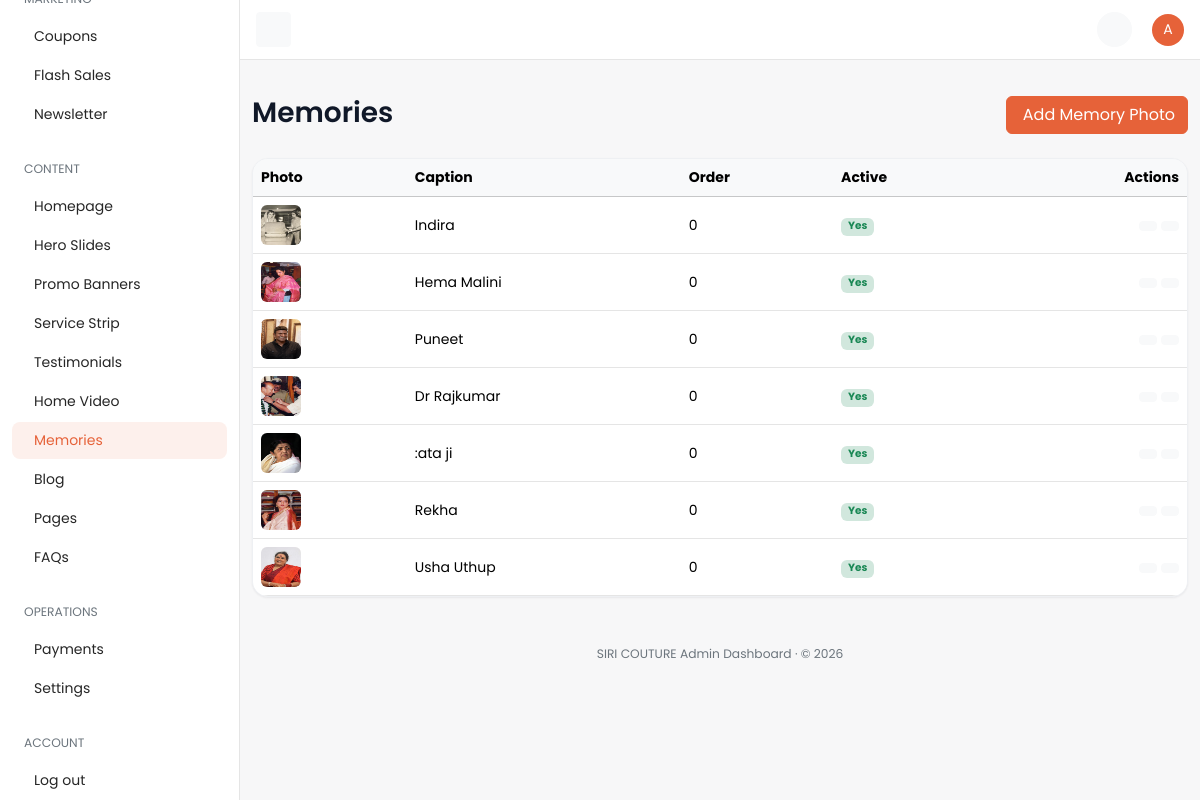
Page /dashboard/memoryphoto/ (signed in) on the committed database.
### cms/models.py (models this page shows, shortened)
class MemoryPhoto(TimeStampedModel):
    image = models.ImageField(
        upload_to="cms/memories/",
        verbose_name="Photo",
        help_text="Portrait photo works best (about 4:5, at least 600px wide). Resize very large photos before uploading.",
    )
    caption = models.CharField(
        max_length=100,
        blank=True,
        verbose_name="Caption",
        help_text="Optional short text shown over the photo (e.g. a name).",
    )
    display_order = models.PositiveIntegerField(
        default=0, db_index=True, verbose_name="Display order"
    )
    is_active = models.BooleanField(default=True, db_index=True, verbose_name="Is active")
    class Meta:
        ordering = ["display_order", "id"]
        verbose_name = "Memory photo"
        verbose_name_plural = "Memory photos"
        indexes = [
            models.Index(fields=["is_active", "display_order"], name="cms_memory_active_order_idx"),
        ]

### core/models.py (models this page shows, shortened)
class TimeStampedModel(models.Model):
    created_at = models.DateTimeField(
        auto_now_add=True,
        db_index=True,
        verbose_name="Created at",
        help_text="Timestamp when this record was first created.",
    )
    updated_at = models.DateTimeField(
        auto_now=True,
        db_index=True,
        verbose_name="Updated at",
        help_text="Timestamp when this record was last modified.",
    )
    class Meta:
        abstract = True

class SiteSettings(TimeStampedModel):
    site_name = models.CharField(max_length=120, default="SIRI COUTURE")
    logo = models.ImageField(upload_to="site/", blank=True, null=True, verbose_name="Logo")
    primary_color = models.CharField(max_length=7, default="#0369A1")
    secondary_color = models.CharField(max_length=7, default="#0B1220")
    font_family = models.CharField(max_length=120, default="Inter, sans-serif")
    facebook_url = models.URLField(blank=True)
    instagram_url = models.URLField(blank=True)
    twitter_url = models.URLField(blank=True)
    whatsapp_number = models.CharField(max_length=20, blank=True)
    store_address = models.TextField(
        blank=True,
        verbose_name="Store address",
        help_text="Physical store address shown in the footer, contact page, and about page.",
    )
    vendor_email = models.EmailField(
        blank=True,
        verbose_name="Vendor Email",
        help_text="Email address to receive quote requests and contact inquiries.",
    )
    order_notification_email = models.EmailField(
        blank=True,
        verbose_name="Order Notification Email",
        help_text="Email address to notify whenever a new order is placed. Leave blank to disable.",
    )
    default_currency = models.ForeignKey(
        Currency,
        on_delete=models.PROTECT,
        null=True,
        blank=True,
        related_name="+",
    )
    default_language = models.CharField(max_length=5, default="en")
    tax_rate_percent = models.DecimalField(max_digits=5, decimal_places=2, default=0)
    cod_delivery_charge = models.DecimalField(max_digits=10, decimal_places=2, default=50, verbose_name="COD Delivery Charge")
    card_gateway_public_key_env = models.CharField(
        max_length=80,
        default="CARD_GATEWAY_PUBLIC_KEY",
        help_text="Environment variable name for the card gateway public key.",
    )
    qatar_gateway_public_key_env = models.CharField(
        max_length=80,
        default="QATAR_GATEWAY_PUBLIC_KEY",
        blank=True,
    )
    order_email_template_slug = models.CharField(max_length=80, default="order-status")
    whatsapp_template_slug = models.CharField(max_length=80, default="order-whatsapp")
    razorpay_key_id = models.CharField(
        max_length=120,
        blank=True,
        verbose_name="Razorpay Key ID",
        help_text="Razorpay Key ID / Test Key ID for payment processing.",
    )
    razorpay_key_secret = models.CharField(
        max_length=120,
        blank=True,
        verbose_name="Razorpay Key Secret",
        help_text="Razorpay Key Secret / Test Key Secret for payment signature verification.",
    )
    site_tagline = models.CharField(
        max_length=80,
        blank=True,
        verbose_name="Tagline",
        help_text="Short line shown under the logo in the header (e.g. the brand strapline). Leave blank to hide.",
    )
    announcement_messages = models.TextField(
        blank=True,
        verbose_name="Announcement bar messages",
        help_text=(
            "One message per line, shown in the bar at the top of the storefront. Optionally start a line with an "
            "icon name and a colon, e.g. 'truck: Your text'. Icons: truck, shield, globe, star, headset, return, "
            "card, gift, heart, leaf, weave. Leave blank to hide the bar."
        ),
    )
    delivery_integration_enabled = models.BooleanField(
        default=True,
        verbose_name="Delivery Integration",
        help_text=(
            "ON: courier (Delhivery) shipments, tracking and webhooks work as usual. "
            "OFF: all courier UI is hidden and shipment status is updated manually from the dashboard."
        ),
    )
    featured_label = models.CharField(
        max_length=40,
        default="Featured",
        verbose_name="Featured label",
        help_text="Display text for featured products — badge, filter, homepage section, and nav all use this.",
    )
    bestseller_label = models.CharField(
        max_length=40,
        default="Bestseller",
        verbose_name="Bestseller label",
        help_text="Display text for bestseller products — badge, filter, homepage section, and nav all use this.",
    )
    new_arrival_label = models.CharField(
        max_length=40,
        default="New Arrivals",
        verbose_name="New arrivals label",
        help_text="Display text for new arrival products — badge, filter, homepage section, and nav all use this.",
    )
    brands_enabled = models.BooleanField(default=False, verbose_name="Brands")
    subscriptions_enabled = models.BooleanField(default=False, verbose_name="Subscriptions")
    rentals_enabled = models.BooleanField(default=False, verbose_name="Rentals")
    gift_builder_enabled = models.BooleanField(default=False, verbose_name="Gift builder")
    newsletter_enabled = models.BooleanField(default=True, verbose_name="Newsletter")
    class Meta:
        verbose_name = "Site settings"
        verbose_name_plural = "Site settings"

### dashboard/views/cms.py (the view)
class MemoryPhotoListView(DashboardListView):
    model = MemoryPhoto
    nav_section = "memories"
    url_basename = "memoryphoto"
    singular_name = "Memory Photo"
    plural_name = "Memories"
    columns = [
        {"label": "Photo", "name": "image", "type": "image"},
        {"label": "Caption", "name": "caption"},
        {"label": "Order", "name": "display_order"},
        {"label": "Active", "name": "is_active", "type": "bool"},
    ]

### cart/selectors.py (called while the page is built, shortened)
def get_cart_for_request(*, request: HttpRequest) -> Optional[Cart]:
    if hasattr(request, _CART_CACHE_ATTR):
        return getattr(request, _CART_CACHE_ATTR)
    if not request.session.session_key:
        request.session.create()
    session_key = request.session.session_key
    cart = None
    if request.user.is_authenticated and hasattr(request.user, "customer_profile"):
        cart = (
            Cart.objects.filter(customer_profile=request.user.customer_profile)
            .select_related("currency")
            .first()
        )
    if cart is None and session_key:
        cart = (
            Cart.objects.filter(session_key=session_key)
            .select_related("currency")
            .first()
        )
    setattr(request, _CART_CACHE_ATTR, cart)
    return cart

def get_cart_item_count(*, cart: Cart | None) -> int:
    if cart is None:
        return 0
    total = CartItem.objects.filter(cart=cart).aggregate(total=Sum("quantity"))["total"]
    return int(total or 0)

def get_cart_count(*, request: HttpRequest) -> int:
    cart = get_cart_for_request(request=request)
    return get_cart_item_count(cart=cart)

def get_cart_item_keys(*, request: HttpRequest) -> set[str]:
    cart = get_cart_for_request(request=request)
    if not cart:
        return set()
    return {f"{pid}_{vid}" if vid else f"{pid}" for pid, vid in CartItem.objects.filter(cart=cart).values_list("product_id", "variant_id")}

def _wishlist_items_qs(*, request: HttpRequest):
    from accounts.models import WishlistItem
    if request.user.is_authenticated and hasattr(request.user, "customer_profile"):
        return WishlistItem.objects.filter(
            wishlist__customer_profile=request.user.customer_profile
        )

def get_wishlist_count(*, request: HttpRequest) -> int:
    return _wishlist_items_qs(request=request).count()

def get_wishlist_product_ids(*, request: HttpRequest) -> set[int]:
    return set(_wishlist_items_qs(request=request).values_list("product_id", flat=True))

### catalog/selectors.py (called while the page is built)
def get_active_collections() -> list:
    return list(Collection.objects.filter(is_active=True).order_by("display_order", "name"))

### core/selectors.py (called while the page is built)
def get_default_currency() -> Optional[Currency]:
    cached = cache.get(DEFAULT_CURRENCY_CACHE_KEY)
    if cached is not None:
        return cached
    currency = Currency.objects.filter(is_default=True).first()
    if currency is not None:
        cache.set(DEFAULT_CURRENCY_CACHE_KEY, currency, DEFAULT_CURRENCY_TTL)
    return currency

### dashboard/templates/dashboard/crud/list.html (shortened to what this page needs)
{% extends "dashboard/base.html" %}
{% load dashboard_extras static %}
{% block page_title %}{{ plural_name }}{% endblock %}
{% block page_actions %}
  {% if can_create %}
  <a href="{{ create_url }}" class="btn btn-primary">Add {{ singular_name }}</a>
  {% endif %}
{% endblock %}
{% block content %}
<div class="row">
  <div class="col-12">
    <div class="card table-responsive">
      <table class="table mb-0 text-nowrap table-hover align-middle"{% if reorder_url %} data-reorder-url="{{ reorder_url }}" data-csrf="{{ csrf_token }}"{% endif %}>
        <thead class="table-light">
          <tr>
            {% for col in columns %}<th>{{ col.label }}</th>{% endfor %}
            {% if can_view or can_edit or can_delete %}<th class="text-end">Actions</th>{% endif %}
          </tr>
        </thead>
        <tbody>
          {% for obj in objects %}
          <tr{% if reorder_url %} data-reorder-id="{{ obj.pk }}"{% endif %}>
            {% for col in columns %}
            <td>
              {% cell_value obj col as value %}
              {% if col.type == "bool" %}
                {% if value %}<span class="badge bg-success-subtle text-success">Yes</span>
                {% else %}<span class="badge bg-secondary-subtle text-secondary">No</span>{% endif %}
              {% elif col.type == "money" %}
                {{ value|floatformat:2 }}
              {% elif col.type == "image" %}
                {% if value %}<img src="{{ value.url }}" class="avatar avatar-md rounded" alt="" />
                {% else %}<span class="avatar avatar-md avatar-secondary rounded d-inline-flex"><span class="avatar-initials rounded">–</span></span>{% endif %}
              {% elif col.type == "datetime" %}
                {{ value|date:"M d, Y H:i" }}
              {% else %}
                {{ value|default_if_none:"" }}
              {% endif %}
            </td>
            {% endfor %}
            {% if can_view or can_edit or can_delete %}
            <td class="text-end">
              {% if can_edit %}
              <a href="{% row_action_url url_basename 'update' obj.pk %}" class="btn btn-sm btn-light" title="Edit"></a>
              {% endif %}
              {% if can_delete %}
              <a href="{% row_action_url url_basename 'delete' obj.pk %}" class="btn btn-sm btn-light text-danger" title="Delete"></a>
              {% endif %}
            </td>
            {% endif %}
          </tr>
          {% empty %}
          <tr>
            <td colspan="{{ columns|length|add:2 }}" class="text-center text-secondary py-5">
              No {{ plural_name|lower }} found.
            </td>
          </tr>
          {% endfor %}
        </tbody>
      </table>
    </div>
  </div>
</div>
{% endblock %}

### dashboard/templates/dashboard/base.html (shortened to what this page needs)
{% load static %}
<!DOCTYPE html>
<html lang="en">
<head>
  <link href="https://cdn.jsdelivr.net/npm/bootstrap@5.3.3/dist/css/bootstrap.min.css" rel="stylesheet" />
  <link href="https://cdn.jsdelivr.net/npm/@tabler/icons-webfont@3.31.0/dist/tabler-icons.min.css" rel="stylesheet" />
  <link href="{% static 'dashboard/css/dashboard.css' %}" rel="stylesheet" />
</head>
<body>
  {% include "dashboard/partials/_topbar.html" %}
  {% include "dashboard/partials/_sidebar.html" %}
  <main id="content" class="content py-10">
    <div class="container-fluid">
      {% block page_header %}
      <div class="d-flex flex-column flex-md-row justify-content-between align-items-md-center mb-4 gap-2">
        <div>
          <h1 class="fs-3 mb-1">{% block page_title %}Dashboard{% endblock %}</h1>
        </div>
        <div>{% block page_actions %}{% endblock %}</div>
      </div>
      {% endblock %}
      {% block content %}{% endblock %}
      <div class="row">
        <div class="col-12">
          <footer class="text-center py-2 mt-6 text-secondary">
            <p class="mb-0 small">{{ site_settings.site_name }} Admin Dashboard · &copy; {% now "Y" %}</p>
          </footer>
        </div>
      </div>
    </div>
  </main>
</body>
</html>

### dashboard/templates/dashboard/partials/_topbar.html (shortened to what this page needs)
{% load static %}
<nav id="topbar" class="navbar bg-white border-bottom fixed-top topbar px-3">
  <button id="toggleBtn" class="d-none d-lg-inline-flex btn btn-light btn-icon btn-sm" type="button">
  </button>
  <div>
    <ul class="list-unstyled d-flex align-items-center mb-0 gap-1">
      <li>
        <a class="position-relative btn-icon btn-sm btn-light btn rounded-circle" data-bs-toggle="dropdown"
           aria-expanded="false" href="#" role="button">
        </a>
      </li>
      <li class="ms-3 dropdown">
        <a href="#" role="button" data-bs-toggle="dropdown" aria-expanded="false">
          <span class="avatar avatar-sm avatar-primary rounded-circle">
            <span class="avatar-initials rounded-circle">{{ request.user.get_username|slice:":1"|upper }}</span>
          </span>
        </a>
      </li>
    </ul>
  </div>
</nav>

### static/dashboard/css/dashboard.css (style rules this page uses)
:root { --bs-primary: #e66239; --bs-primary-rgb: 230, 98, 57; --bs-primary-text-emphasis: #8a3a22; --bs-primary-bg-subtle: #fbe0d7; --bs-primary-border-subtle: #f5b7a4; --bs-link-color: #404040; --bs-link-color-rgb: 64, 64, 64; --bs-link-hover-color: #e66239; --bs-link-hover-color-rgb: 230, 98, 57; --bs-body-font-family: "Poppins", system-ui, -apple-system, "Segoe UI", Roboto, sans-serif; --bs-body-font-size: 0.875rem; --bs-body-color: #262626; --bs-border-color: #e5e5e5; --bs-tertiary-bg: #f5f5f5; }
body { font-family: var(--bs-body-font-family); background-color: #f7f7f8; }
.btn-primary { --bs-btn-bg: #e66239; --bs-btn-border-color: #e66239; --bs-btn-hover-bg: #cf522c; --bs-btn-hover-border-color: #c34e2a; --bs-btn-active-bg: #c34e2a; --bs-btn-active-border-color: #b84926; --bs-btn-disabled-bg: #e66239; --bs-btn-disabled-border-color: #e66239; }
a { text-decoration: none; }
.card { --bs-card-border-color: #eee; box-shadow: 0 1px 2px rgba(16, 24, 40, 0.05); }
.topbar { height: 60px; margin-left: 240px; }
.content { margin-left: 240px; }
.avatar { position: relative; display: inline-block; width: 3rem; height: 3rem; }
.avatar-sm { width: 2rem; height: 2rem; }
.avatar-md { width: 2.5rem; height: 2.5rem; }
.avatar-initials { display: flex; justify-content: center; align-items: center; width: 100%; height: 100%; pointer-events: none; text-transform: uppercase; }
.avatar-primary .avatar-initials { color: #fff; background-color: #e66239; }
.btn-icon { position: relative; display: inline-flex; flex-shrink: 0; justify-content: center; align-items: center; font-size: 0.93rem; font-weight: 400; width: 2.5rem; height: 2.5rem; padding: 0; }
.btn-icon.btn-sm { font-size: 0.875rem; width: 2.1875rem; height: 2.1875rem; }
.py-10 { padding-top: 6rem !important; padding-bottom: 6rem !important; }
.mt-6 { margin-top: 2.5rem !important; }
:root { --dash-ink: #101828; --dash-muted: #667085; --dash-line: #eef0f3; --dash-radius: 16px; }
.content h1 { color: var(--dash-ink); font-weight: 600; }
.card { --bs-card-border-color: #eef0f3; border-radius: var(--dash-radius); box-shadow: 0 1px 2px rgba(16, 24, 40, 0.04), 0 1px 3px rgba(16, 24, 40, 0.03); }

### rows in the picture
MemoryPhoto: columns "Indira" "0"
MemoryPhoto: columns "Hema Malini" "0"
MemoryPhoto: columns "Puneet" "0"
MemoryPhoto: columns "Dr Rajkumar" "0"
MemoryPhoto: columns ":ata ji" "0"
MemoryPhoto: columns "Rekha" "0"
MemoryPhoto: columns "Usha Uthup" "0"
SiteSettings: site_name "SIRI COUTURE"

### other values in the picture
{{ request.user.get_username|slice:":1"|upper }} "A"
{{ plural_name }} "Memories"
{{ singular_name }} "Memory Photo"
{{ col.label }} "Photo" "Caption" "Order" "Active"
